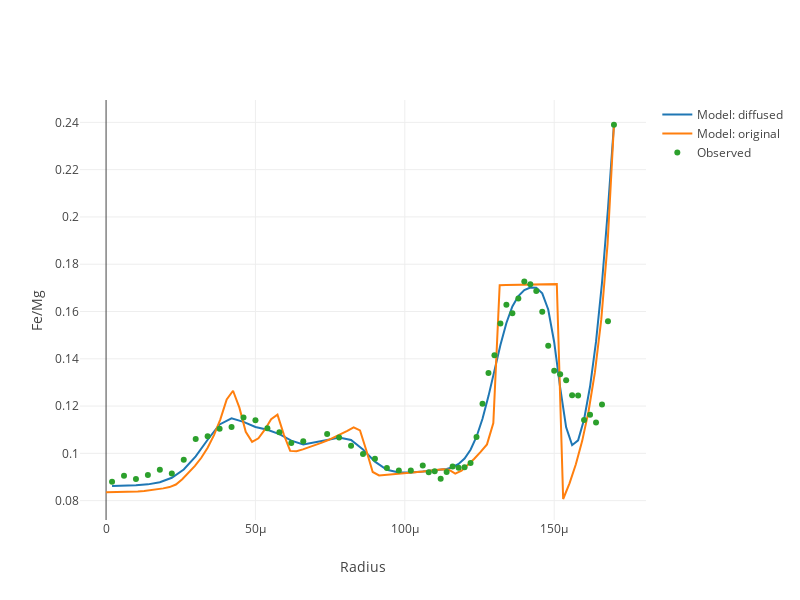

Notebook code for this chart:
### Code cell
var modeled = model(summarizedParameters,data)
var ndProfiles = magma.diffusionProfiles.orthopyroxene;

var ndFe_Mg = ndProfiles.Fe_Mg.notDiffusedProfile.get()

Plotly([
    {
        x : modeled.x,
        y : modeled.Fe_Mg,
        name : "Model: diffused"
    },
     {
        x : ndFe_Mg.x,
        y : ndFe_Mg.c,
        name : "Model: original"
    },
    {
        x : data.x,
        y : data.Fe_Mg,
        mode : "markers",
        name : "Observed"
    }

],{
    width : 800,
    height : 600,
    xaxis : {
        title : "Radius"
    },
    yaxis : {
        title : "Fe/Mg"
    }
})
